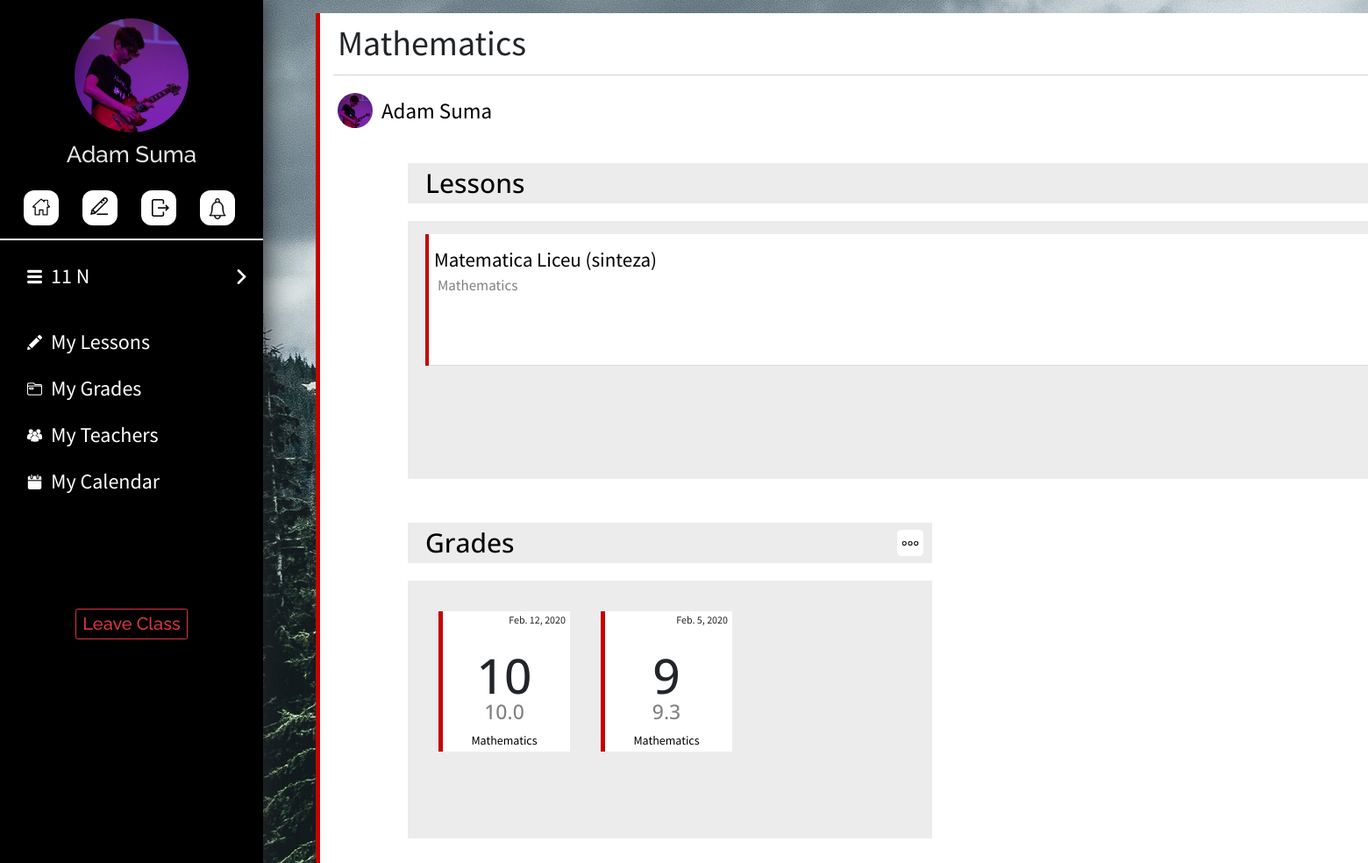
Before: /welcome/student/6/ (signed in) with the older database file.
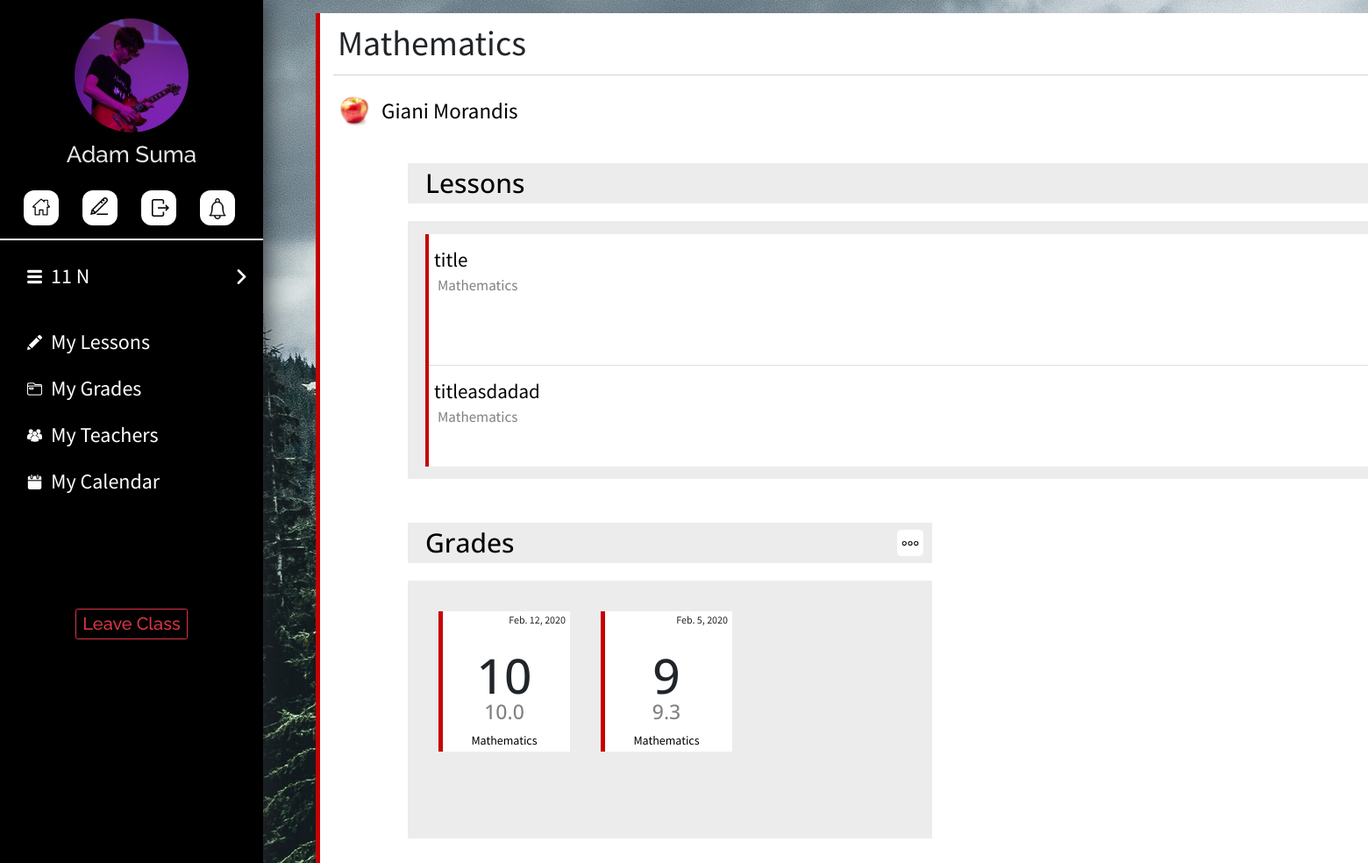
After: the same page with the newer database file.
### account/models.py (models this page shows, shortened)
class SubClass(models.Model):
    name = models.CharField(max_length=20,blank=False,  null=False)
    subject = models.CharField(max_length=40, blank=True, null=True)
    teacher = models.ForeignKey(Userprofile, on_delete=models.SET_NULL, null=True)
    main_class = models.ForeignKey(MainClass, on_delete=models.CASCADE, null=False)
    color_code = models.CharField(max_length=6, default="C70000")

class Userprofile(models.Model):
    TYPE_CHOICES = (
        ('student', 'Student'),
        ('teacher', 'Teacher')
    )
    user = models.OneToOneField(User, on_delete=models.CASCADE)
    user_type = models.CharField(max_length=30, choices=TYPE_CHOICES)
    profile_picture = models.ImageField(upload_to=profile_image_path, blank=True, null=True)
    main_class = models.ForeignKey(MainClass, on_delete=models.SET_NULL, null=True, blank=True)
    id_number = models.IntegerField(blank=True, null=True)
    teaching_subject = models.CharField(max_length=100, blank=False, null=True)
    teaching_certificate = models.FileField(upload_to=certificate_file_path, blank=True, null=True)

class Lesson(models.Model):
    title = models.TextField(max_length=100)
    sub_class = models.ForeignKey(SubClass, on_delete=models.CASCADE, null=False)
    text = models.TextField(max_length=1000)
    date_added = models.DateField(auto_now_add=True)
    def pdf_upload_path(self, filename):
        return "lessons/" + self.sub_class.main_class.name + "/" + self.sub_class.name + "/" + filename
    pdf = models.FileField(upload_to=pdf_upload_path, null=True, blank=True)

class Grade(models.Model):
    actual_value = models.FloatField(validators=[MaxValueValidator(10)], null=True, blank=True)
    value = models.IntegerField(validators=[MaxValueValidator(10)])
    is_term_paper = models.BooleanField(default=False)
    student = models.ForeignKey(Userprofile, on_delete=models.CASCADE, null=False)
    sub_class = models.ForeignKey(SubClass, on_delete=models.CASCADE, null=False)
    date_added = models.DateField(default=date.today)

### account/views.py (the view)
# urls.py: url(r'^student/(?P<subclass_id>[0-9]+)/$', views.student_subclass_home, name='student_subclass_home'),
@login_required
def student_subclass_home(request, subclass_id):
    rd = handle_redirect('student', request.user.userprofile.user_type)
    if rd:
        return redirect('account:' + rd)
    template_name = "account/basic/subclass_home.html"
    subclass = SubClass.objects.get(id=subclass_id)
    last_lessons = subclass.lesson_set.all().order_by("-date_added")[0:6]
    last_grades = request.user.userprofile.grade_set.filter(sub_class=subclass).order_by("-date_added")[0:6]
    return render(request, template_name, context={'last_lessons': last_lessons, "last_grades": last_grades, "sub_class": subclass})

### account/views.py (called while the page is built)
def handle_redirect(view_type, user_type):
    if view_type != user_type:
        if user_type == "student":
            return 'student_home'
        elif user_type == "teacher":
            return 'teacher_home'

### account/templates/account/basic/subclass_home.html (shortened to what the changed rows need)
{% extends 'account/base.html' %}
{% block body %}
<div style="margin-left:33rem;float:left;overflow:hidden">
    <div class="lesson-maindiv" style="border-left: 0.5rem solid #{{sub_class.color_code}}; height:100rem;">
        <h1 class="lesson-title-detail">{{sub_class.name}}</h2>
        <div style="height:0.1rem; width:97%; background-color:#D2D2D2; margin-top:7rem; margin-left:1.5rem;"></div>
        {% if sub_class.teacher.profile_picture %}
        <img src="{{sub_class.teacher.profile_picture.url}}" style="width:4rem; height:4rem; border-radius:2rem;float:left; margin-top:2rem; margin-left:2rem;"/>
        {% else %}
        <img src="/media/extra/user.png" style="width:3rem; height:3rem;float:left; margin-top:2.5rem; margin-left:2rem;"/>
        {% endif %}
        <h1 class="lesson-subtitle" style="float:left;margin-left:1rem; margin-top:2.5rem;font-size:25px;margin-bottom:-500rem;color:black;">{{sub_class.teacher.user.first_name}} {{sub_class.teacher.user.last_name}}</h1>
        <div style="width:85%; height:36rem; background-color: #ECECEC; margin-left:10rem; margin-top:10rem;">
            <br>
            <h1 style="color:black; margin-top:-1rem;font-size:30px; margin-left:2rem;font-family: 'Open Sans', sans-serif;">Lessons</h1>
            <div style="width:100%; height:30.5rem; margin-top:0rem; border-top: solid 2rem white;">
                <br>
                <div style="overflow-x:hidden; overflow-y: auto;height:26.5rem;">
                    {% for lesson in last_lessons %}
                    <a href="{% url 'account:student_lesson' sub_class.id lesson.id%}" style="color:black;">
                    <div class="list-card" style="border-bottom: 0.1rem solid #DCDCDC; width:95%; margin-left:2rem;">
                        <div style="background-color:#{{sub_class.color_code}}; width:0.4rem; height:15rem;float:left;"></div>
                        <h1 class="lesson-title">{{lesson.title}}</h1>
                        <h1 class="lesson-subtitle">{{lesson.sub_class.name}}</h1>
                    </div>
                    <div style="height:0.1rem; width:140rem;float:left;margin-bottom:-0.1rem;"></div>
                    </a>
                    {% endfor %}
                </div>
            </div>
        </div>
        <div style="width:40%; height:36rem; background-color: #ECECEC; margin-left:10rem; margin-top:5rem;">
            <br>
            <h1 style="color:black; margin-top:-1rem;font-size:30px; margin-left:2rem;font-family: 'Open Sans', sans-serif;">Grades</h1>
            <a href="{% url 'account:student_grades' sub_class.id %}">
                <div class='home-sidebar-button' style="border-radius:0.5rem;margin-top:-3.8rem;margin-right:1rem;float:right;width:3rem; height:3rem;" title="More">
                </div>
            </a>
            <div style="width:100%; height:30.5rem; margin-top:0rem; border-top: solid 2rem white;">
                <br>
                <div style="overflow-x:hidden; overflow-y: auto;height:26.5rem;">
                    {% for grade in last_grades %}
                    <div class="grade-container-subclass-home" style="border-left: 0.5rem solid #{{ grade.sub_class.color_code}}">
                    <h1 class="grade-date">{{grade.date_added}}</h1>
                    <center>
                    {% if grade.is_term_paper %}
                    <h1 class="grade-value" style="font-size:55px;color:red;">{{grade.value}}</h1>
                    {% else %}
                    <h1 class="grade-value" style="font-size:55px;">{{grade.value}}</h1>
                    {% endif %}
                    <h1 class="grade-value" style="font-size: 23px; color: grey; margin-top:-1rem;" title="Actual Grade">{{grade.actual_value}}</h1>
                    <h1 class="grade-value" style="font-size: 14px; color: black; margin-top:1rem; font-family:'Source Sans Pro', sans serif;">{{grade.sub_class.name}}</h1>
                    </center>
                    </div>
                    {% endfor %}
                </div>
            </div>
        </div>
    </div>
</div>
{% endblock %}

Changed rows visible on the page:
no longer on this page (row unchanged): Lesson: title "Matematica Liceu (sinteza)", sub_class.name "Mathematics"
changed SubClass "Mathematics": teacher.profile_picture: a different picture; teacher.user.first_name "Adam" → "Giani"; teacher.user.last_name "Suma" → "Morandis"
added Lesson: title "title", sub_class.name "Mathematics"
added Lesson: title "titleasdadad", sub_class.name "Mathematics"
